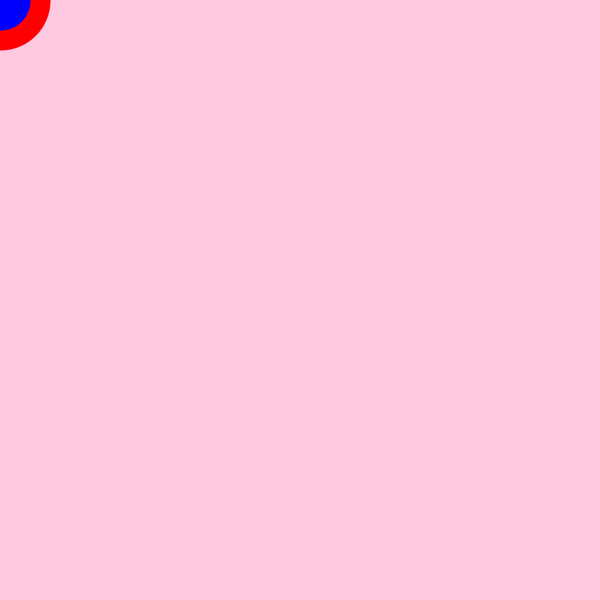
Frame 1 (no input)
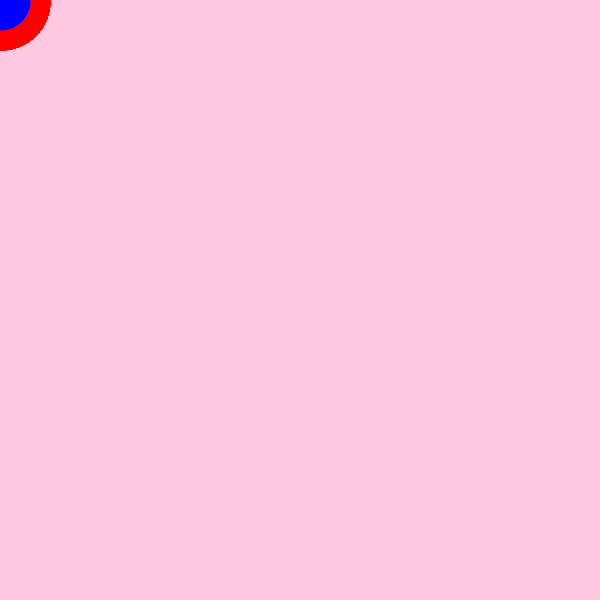
Frame 60 (the mouse pressed at the canvas centre just before this capture)
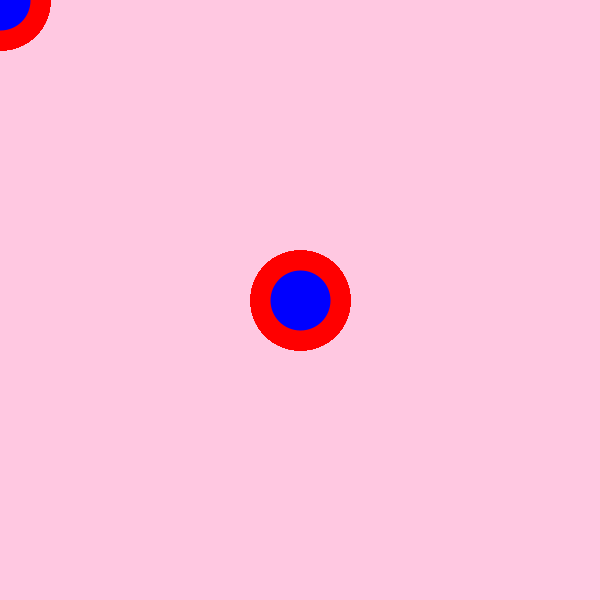
Frame 120 (the mouse held since frame 60 and released just before this capture)

The Processing sketch that drew these frames (run headless with seeded random() and noise(); from frame 60 on, the mouse is pressed at the canvas centre):

// Processing sketch: processing_103160
// ── processing_103160.pde

void setup()
{
  size(600, 600);
  background(255, 200, 225);
}

void draw()
{
  fill(0, 0, 255);
  strokeWeight(20);
  stroke(255, 0, 0);
  ellipse(mouseX, mouseY, 80, 80);
}
